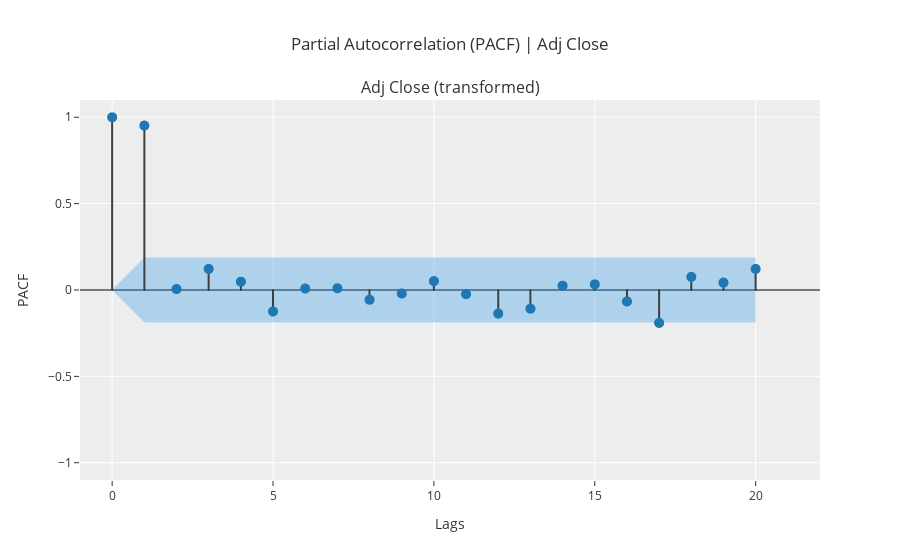

Source (notebook cell):
### Code cell
exp.plot_model(plot='pacf')

### Figure 1 — Plotly figure (JSON) as saved in the notebook; plotly's stock layout.template omitted (floating-point values rounded to 4 significant figures)
{"data": [{"line": {"color": "#3f3f3f"}, "marker": {"size": 10}, "mode": "lines", "name": "PACF", "showlegend": false, "type": "scattergl", "x": [0, 0], "xaxis": "x", "y": [0, 1], "yaxis": "y"}, {"line": {"color": "#3f3f3f"}, "marker": {"size": 10}, "mode": "lines", "name": "PACF", "showlegend": false, "type": "scattergl", "x": [1, 1], "xaxis": "x", "y": [0, 0.9519], "yaxis": "y"}, {"line": {"color": "#3f3f3f"}, "marker": {"size": 10}, "mode": "lines", "name": "PACF", "showlegend": false, "type": "scattergl", "x": [2, 2], "xaxis": "x", "y": [0, 0.005441], "yaxis": "y"}, {"line": {"color": "#3f3f3f"}, "marker": {"size": 10}, "mode": "lines", "name": "PACF", "showlegend": false, "type": "scattergl", "x": [3, 3], "xaxis": "x", "y": [0, 0.1221], "yaxis": "y"}, {"line": {"color": "#3f3f3f"}, "marker": {"size": 10}, "mode": "lines", "name": "PACF", "showlegend": false, "type": "scattergl", "x": [4, 4], "xaxis": "x", "y": [0, 0.048], "yaxis": "y"}, {"line": {"color": "#3f3f3f"}, "marker": {"size": 10}, "mode": "lines", "name": "PACF", "showlegend": false, "type": "scattergl", "x": [5, 5], "xaxis": "x", "y": [0, -0.1245], "yaxis": "y"}, {"line": {"color": "#3f3f3f"}, "marker": {"size": 10}, "mode": "lines", "name": "PACF", "showlegend": false, "type": "scattergl", "x": [6, 6], "xaxis": "x", "y": [0, 0.00854], "yaxis": "y"}, {"line": {"color": "#3f3f3f"}, "marker": {"size": 10}, "mode": "lines", "name": "PACF", "showlegend": false, "type": "scattergl", "x": [7, 7], "xaxis": "x", "y": [0, 0.01006], "yaxis": "y"}, {"line": {"color": "#3f3f3f"}, "marker": {"size": 10}, "mode": "lines", "name": "PACF", "showlegend": false, "type": "scattergl", "x": [8, 8], "xaxis": "x", "y": [0, -0.05643], "yaxis": "y"}, {"line": {"color": "#3f3f3f"}, "marker": {"size": 10}, "mode": "lines", "name": "PACF", "showlegend": false, "type": "scattergl", "x": [9, 9], "xaxis": "x", "y": [0, -0.02044], "yaxis": "y"}, {"line": {"color": "#3f3f3f"}, "marker": {"size": 10}, "mode": "lines", "name": "PACF", "showlegend": false, "type": "scattergl", "x": [10, 10], "xaxis": "x", "y": [0, 0.05139], "yaxis": "y"}, {"line": {"color": "#3f3f3f"}, "marker": {"size": 10}, "mode": "lines", "name": "PACF", "showlegend": false, "type": "scattergl", "x": [11, 11], "xaxis": "x", "y": [0, -0.02423], "yaxis": "y"}, {"line": {"color": "#3f3f3f"}, "marker": {"size": 10}, "mode": "lines", "name": "PACF", "showlegend": false, "type": "scattergl", "x": [12, 12], "xaxis": "x", "y": [0, -0.1363], "yaxis": "y"}, {"line": {"color": "#3f3f3f"}, "marker": {"size": 10}, "mode": "lines", "name": "PACF", "showlegend": false, "type": "scattergl", "x": [13, 13], "xaxis": "x", "y": [0, -0.1082], "yaxis": "y"}, {"line": {"color": "#3f3f3f"}, "marker": {"size": 10}, "mode": "lines", "name": "PACF", "showlegend": false, "type": "scattergl", "x": [14, 14], "xaxis": "x", "y": [0, 0.02482], "yaxis": "y"}, {"line": {"color": "#3f3f3f"}, "marker": {"size": 10}, "mode": "lines", "name": "PACF", "showlegend": false, "type": "scattergl", "x": [15, 15], "xaxis": "x", "y": [0, 0.03301], "yaxis": "y"}, {"line": {"color": "#3f3f3f"}, "marker": {"size": 10}, "mode": "lines", "name": "PACF", "showlegend": false, "type": "scattergl", "x": [16, 16], "xaxis": "x", "y": [0, -0.06621], "yaxis": "y"}, {"line": {"color": "#3f3f3f"}, "marker": {"size": 10}, "mode": "lines", "name": "PACF", "showlegend": false, "type": "scattergl", "x": [17, 17], "xaxis": "x", "y": [0, -0.1904], "yaxis": "y"}, {"line": {"color": "#3f3f3f"}, "marker": {"size": 10}, "mode": "lines", "name": "PACF", "showlegend": false, "type": "scattergl", "x": [18, 18], "xaxis": "x", "y": [0, 0.07599], "yaxis": "y"}, {"line": {"color": "#3f3f3f"}, "marker": {"size": 10}, "mode": "lines", "name": "PACF", "showlegend": false, "type": "scattergl", "x": [19, 19], "xaxis": "x", "y": [0, 0.04278], "yaxis": "y"}, {"line": {"color": "#3f3f3f"}, "marker": {"size": 10}, "mode": "lines", "name": "PACF", "showlegend": false, "type": "scattergl", "x": [20, 20], "xaxis": "x", "y": [0, 0.1219], "yaxis": "y"}, {"marker": {"color": "#1f77b4", "size": 10}, "mode": "markers", "name": "PACF", "showlegend": false, "type": "scattergl", "x": [0, 1, 2, 3, 4, 5, 6, 7, 8, 9, 10, 11, 12, 13, 14, 15, 16, 17, 18, 19, 20], "xaxis": "x", "y": [1, 0.9519, 0.005441, 0.1221, 0.048, -0.1245, 0.00854, 0.01006, -0.05643, -0.02044, 0.05139, -0.02423, -0.1363, -0.1082, 0.02482, 0.03301, -0.06621, -0.1904, 0.07599, 0.04278, 0.1219], "yaxis": "y"}, {"line": {"color": "rgba(255,255,255,0)"}, "marker": {"size": 10}, "mode": "lines", "name": "UC", "showlegend": false, "type": "scatter", "x": [0, 1, 2, 3, 4, 5, 6, 7, 8, 9, 10, 11, 12, 13, 14, 15, 16, 17, 18, 19, 20], "xaxis": "x", "y": [0, 0.1886, 0.1886, 0.1886, 0.1886, 0.1886, 0.1886, 0.1886, 0.1886, 0.1886, 0.1886, 0.1886, 0.1886, 0.1886, 0.1886, 0.1886, 0.1886, 0.1886, 0.1886, 0.1886, 0.1886], "yaxis": "y"}, {"fill": "tonexty", "fillcolor": "rgba(32, 146, 230,0.3)", "line": {"color": "rgba(255,255,255,0)"}, "marker": {"size": 10}, "mode": "lines", "name": "LC", "showlegend": false, "type": "scatter", "x": [0, 1, 2, 3, 4, 5, 6, 7, 8, 9, 10, 11, 12, 13, 14, 15, 16, 17, 18, 19, 20], "xaxis": "x", "y": [0, -0.1886, -0.1886, -0.1886, -0.1886, -0.1886, -0.1886, -0.1886, -0.1886, -0.1886, -0.1886, -0.1886, -0.1886, -0.1886, -0.1886, -0.1886, -0.1886, -0.1886, -0.1886, -0.1886, -0.1886], "yaxis": "y"}], "layout": {"annotations": [{"font": {"size": 16}, "showarrow": false, "text": "Adj Close (transformed)", "x": 0.5, "xanchor": "center", "xref": "paper", "y": 1, "yanchor": "bottom", "yref": "paper"}], "showlegend": false, "title": {"text": "Partial Autocorrelation (PACF) | Adj Close"}, "xaxis": {"anchor": "y", "domain": [0, 1], "range": [-1, 22], "title": {"text": "Lags"}}, "yaxis": {"anchor": "x", "domain": [0, 1], "range": [-1.1, 1.1], "title": {"text": "PACF"}, "zerolinecolor": "#000000"}}}
